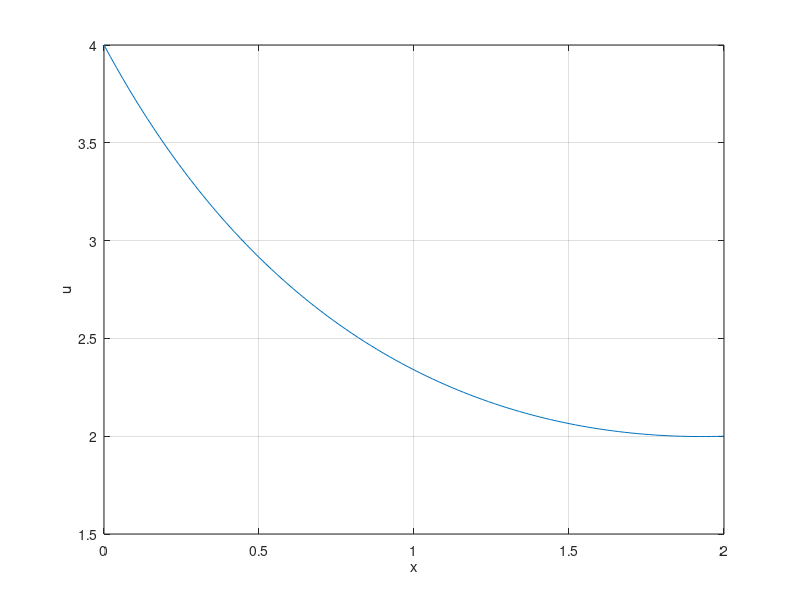

The MATLAB script that drew this image:
%[ -u''(x) + 1/(x+1) u(x)= 0, x e (0,2)
%[ u(0) = 4, u(2) = 2
% n = 100
clear
n = 100;
h = 2/n; %righthand point
x = 0:h:2;
A = zeros(n-1,n-1);
A(1,1) =  2/h + h/(x(2)+1);
A(1,2) = -1/h;
y(1)   =  4/h; % + 0
for i = 2:n-2
    A(i,i-1) = -1/h;
    A(i,i)   =  2/h + h/(x(i+1)+1);
    A(i,i+1) = -1/h;
    y(i) = 0;
end
A(n-1,n-2) = -1/h;
A(n-1,n-1) =  2/h + h/(x(n)+1);
y(n-1)     =  2/h;
%%%%
u = A\y';
plot(x,[4;u;2]);
xlabel('x')
ylabel('u')
grid on